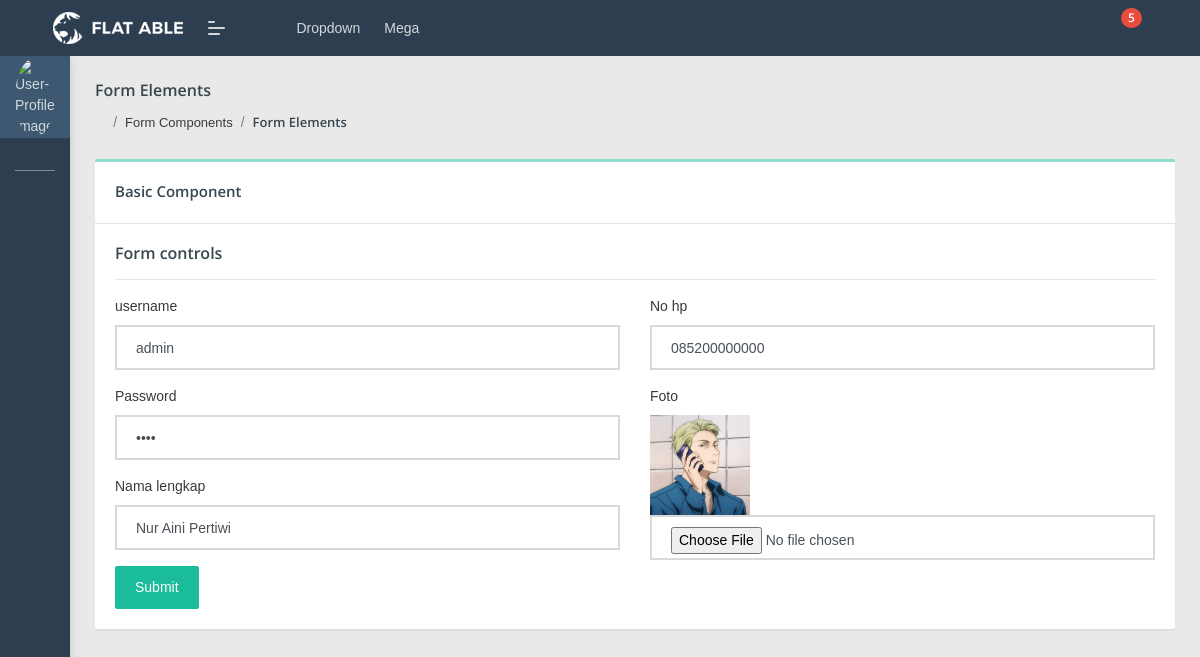
Screenshot of /admin/user/ubah.php?id_user=10 with the database file from the repository.
### tables this page shows
CREATE TABLE `user` (
  `id_user` int(11) NOT NULL,
  `username` varchar(50) NOT NULL,
  `password` varchar(255) NOT NULL,
  `nama_lengkap` varchar(50) NOT NULL,
  `no_hp` varchar(13) NOT NULL,
  `foto` varchar(255) NOT NULL
);

### admin/user/ubah.php (the view, shortened to what this page needs)
<?php
include "../layout/header.php";
include "../layout/navbar.php";
include '../koneksi.php';
$getid = $_GET['id_user'];
$search = mysqli_query($koneksi,"SELECT * FROM user where id_user ='$getid'");
$item = mysqli_fetch_array($search);
?>
<section class="pcoded-main-container">
    <div class="pcoded-content">
        <div class="page-header">
            <div class="page-block">
                <div class="row align-items-center">
                    <div class="col-md-12">
                        <div class="page-header-title">
                            <h5 class="m-b-10">Form Elements</h5>
                        </div>
                        <ul class="breadcrumb">
                            <li class="breadcrumb-item"><a href="index.html"><i class="feather icon-home"></i></a></li>
                            <li class="breadcrumb-item"><a href="#!">Form Components</a></li>
                            <li class="breadcrumb-item"><a href="#!">Form Elements</a></li>
                        </ul>
                    </div>
                </div>
            </div>
        </div>
        <div class="row">
            <div class="col-sm-12">
                <div class="card">
                    <div class="card-header">
                        <h5>Basic Component</h5>
                    </div>
                    <div class="card-body">
                        <h5>Form controls</h5>
                        <hr>
                        <form action="proses_ubah.php" method="post" enctype="multipart/form-data">
                            <div class="row">
                                <div class="col-md-6">
                                    <div class="form-group">
                                        <label for="exampleInputEmail1">username</label>
                                        <input type="text" class="form-control" name="username"
                                            placeholder="Masukan Username" value="<?php echo $item ['username'];?>">
                                    </div>
                                    <div class="form-group">
                                        <label for="exampleInputPassword1">Password</label>
                                        <input type="password" class="form-control" name="password"
                                            placeholder=" Masukan Password" value="<?php echo $item ['password'];?>">
                                    </div>
                                    <div class="form-group">
                                        <label for="exampleInputPassword1">Nama lengkap</label>
                                        <input type="text" class="form-control" name="nama_lengkap"
                                            placeholder="Masukan Nama Lengkap"
                                            value="<?php echo $item ['nama_lengkap'];?>">
                                    </div>
                                    <button type="submit" class="btn  btn-primary" name="submit">Submit</button>
                                </div>
                                <div class="col-md-6">
                                    <div class="form-group">
                                        <label for="exampleInputEmail1">No hp</label>
                                        <input type="number" class="form-control" name="no_hp"
                                            placeholder="Masukan Nomor Hp" value="<?php echo $item ['no_hp'];?>">
                                    </div>
                                    <div class="form-group">
                                        <label for="exampleInputPassword1">Foto</label><br>
                                        <img src="../assets/images/user/<?=$item ['foto']?>" width="100px">
                                        <input type="file" name="foto" class="form-control">
                                    </div>
                                </div>
                            </div>
                        </form>
                    </div>
                </div>
            </div>
</section>
<?php
include "../layout/footer.php"
?>

### rows the page displays
user: username "admin", nama_lengkap "Nur Aini Pertiwi", no_hp "085200000000", foto (picture)
